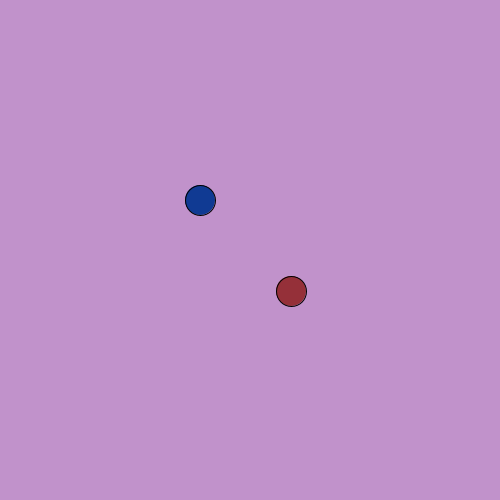
Frame 1 (no input)
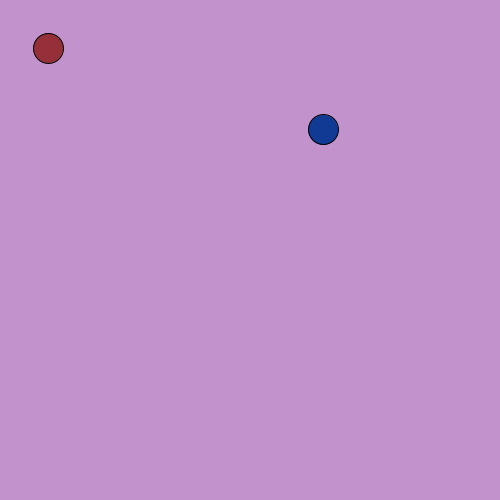
Frame 60 (the mouse pressed at the canvas centre just before this capture)
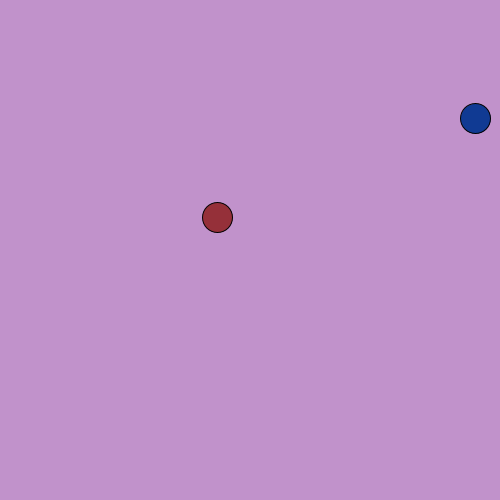
Frame 120 (the mouse held since frame 60 and released just before this capture)

The Processing sketch that drew these frames (run headless with seeded random() and noise(); from frame 60 on, the mouse is pressed at the canvas centre):

// Processing sketch: processing_130016
// ── processing_130016.pde

int timer = 0;
float fX = 200;
float fY = 200;
float eX = 250; 
float eY = 250;
float pX = 300;
float pY = 300;
float easing = .03;
color pColor = color(#953039);

void setup() {
  size(500, 500);
  frameRate(24);
}

void draw() {
  background(#C192CB);
  food();
  player1();
  collisions();
}

void food() {
  //respawn
  timer++;
  if (timer >+ 48) {
    fX = random(width);
    fY = random(height);
    timer = 0;
  }
  fill(#103A93);
  ellipse(fX, fY, 30, 30);
}

void player1(){
 float targetX = mouseX;
 float targetY = mouseY;
 pX += (targetX - pX) * easing;
 pY += (targetY -pY) * easing;
  fill(#953039);
  ellipse(pX, pY, 30, 30);
}

void collisions() {
  float pDist = dist(pX, pY, fX, fY);
  if (pDist <= 30) {
    pColor = color(#189310);
  } 
  else {
    pColor = color(#953039);
  }
}

void bGround(){
  for(int i = 0; i < width; i += 50){
    for(int j = 0; j< height; j += 50){
      fill(#F1D7F7);
      rect(i,j,50,50);
    }
}
}
